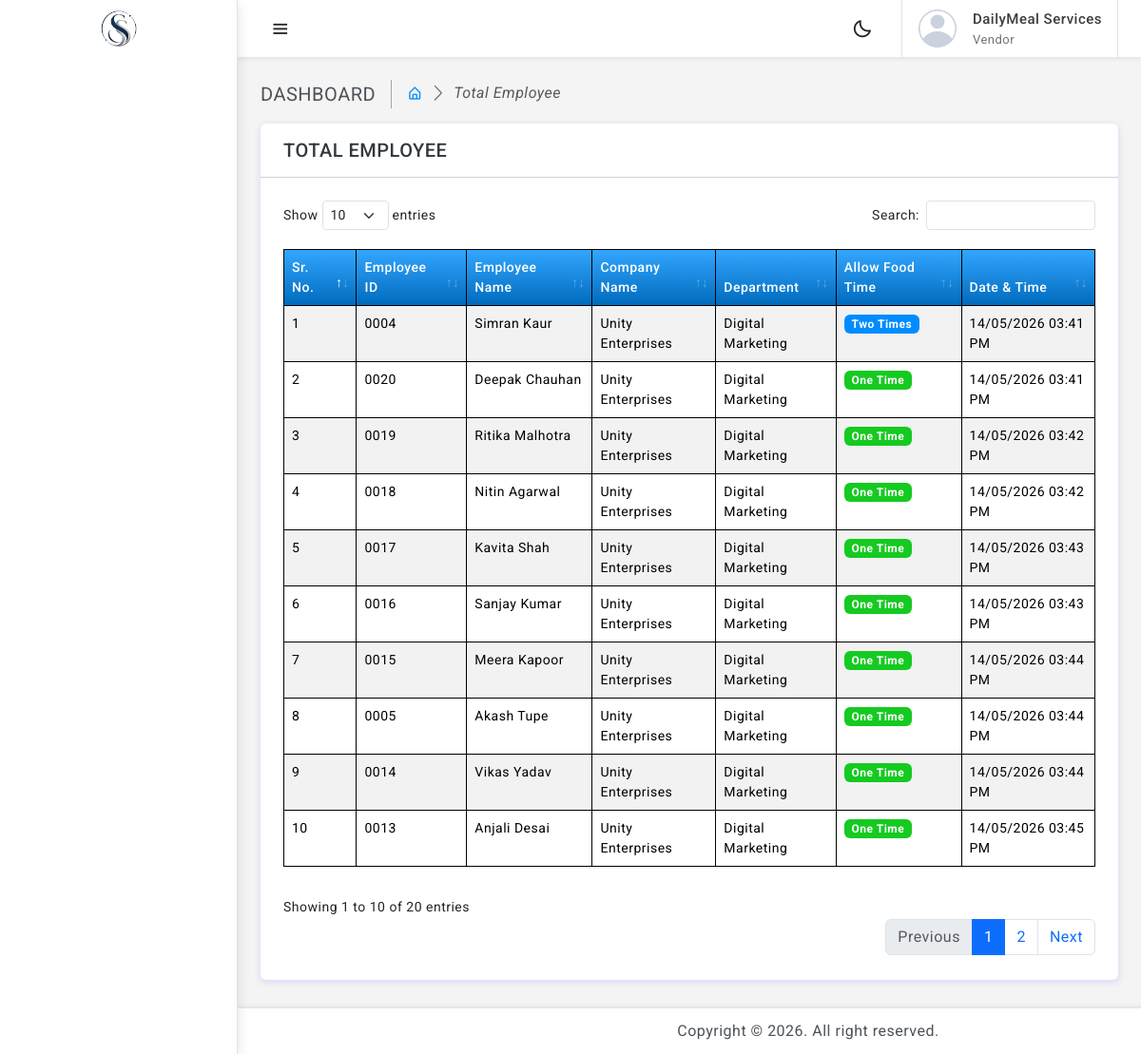
/card_emp.php (signed in), run on the app's committed database.
### tables this page shows
CREATE TABLE `employee` (
  `id` int(11) NOT NULL,
  `emp_id` varchar(20) NOT NULL,
  `emp_name` varchar(100) NOT NULL,
  `department_id` int(11) DEFAULT NULL,
  `emp_status` tinyint(4) DEFAULT 1,
  `two_times_food_allowed` tinyint(1) DEFAULT 1,
  `company_id` int(11) DEFAULT NULL,
  `created_by` int(11) DEFAULT NULL,
  `created_at` timestamp NOT NULL DEFAULT current_timestamp()
);

CREATE TABLE `company_master` (
  `id` int(11) NOT NULL,
  `company_name` varchar(100) NOT NULL,
  `status` tinyint(4) DEFAULT 1,
  `created_by` int(11) DEFAULT 1,
  `created_at` timestamp NOT NULL DEFAULT current_timestamp()
);

CREATE TABLE `department_master` (
  `id` int(11) NOT NULL,
  `department_name` varchar(100) NOT NULL,
  `status` tinyint(4) DEFAULT 1,
  `created_by` int(11) DEFAULT NULL,
  `created_at` timestamp NOT NULL DEFAULT current_timestamp()
);

### card_emp.php (the view, shortened to what this page needs)
<?php
include_once('api/config.php');
$employees = [];
      $sql = "
    SELECT e.id, e.emp_id, e.emp_name, e.two_times_food_allowed,
           e.company_id, e.department_id, e.emp_status,e.created_at,
           c.company_name, d.department_name
    FROM employee e
    LEFT JOIN company_master c ON e.company_id = c.id
    LEFT JOIN department_master d ON e.department_id = d.id
    WHERE e.emp_status = 1
    ORDER BY e.id ASC
";
$result = $conn->query($sql);
if ($result && $result->num_rows > 0) {
    while ($row = $result->fetch_assoc()) {
        $employees[] = $row;
    }
}
?>
<!doctype html>
<html lang="en" data-bs-theme="light">
<head>
	<link href="assets/plugins/simplebar/css/simplebar.css" rel="stylesheet">
	<link href="assets/plugins/perfect-scrollbar/css/perfect-scrollbar.css" rel="stylesheet">
	<link href="assets/plugins/metismenu/css/metisMenu.min.css" rel="stylesheet">
	<link href="assets/plugins/datatable/css/dataTables.bootstrap5.min.css" rel="stylesheet">
	<link href="assets/css/pace.min.css" rel="stylesheet">
	<link href="assets/css/bootstrap.min.css" rel="stylesheet">
	<link href="assets/css/bootstrap-extended.css" rel="stylesheet">
	 <link rel="stylesheet" href="https://cdn.jsdelivr.net/npm/alertifyjs@1.13.1/build/css/alertify.min.css">
	<link href="assets/sass/app.css" rel="stylesheet">
	<link href="assets/css/icons.css" rel="stylesheet">
	<link rel="stylesheet" href="assets/sass/dark-theme.css">
	<link rel="stylesheet" href="assets/sass/semi-dark.css">
	<link rel="stylesheet" href="assets/sass/bordered-theme.css">
</head>
<body>
	<div class="wrapper">
				<?php include("api/sidebar.php"); ?>
				<?php include("api/header.php"); ?>
		<div class="page-wrapper">
			<div class="page-content container-xxl">
				<div class="page-breadcrumb d-none d-sm-flex align-items-center mb-3">
					<div class="breadcrumb-title pe-3 text-uppercase">Dashboard</div>
					<div class="ps-3">
						<nav aria-label="breadcrumb">
							<ol class="breadcrumb mb-0 p-0">
								<li class="breadcrumb-item"><a href="javascript:;"><i class="bx bx-home-alt"></i></a>
								</li>
								<li class="breadcrumb-item active" aria-current="page"><em> Total Employee</em></li>
							</ol>
						</nav>
					</div>
				</div>
                <div class="row">
                    <div class="col-lg-12 mx-auto">
                        <div class="card">
                            <div class="card-header px-4 py-3">
                                <h5 class="mb-0 text-uppercase">Total Employee</h5>
                            </div>
                            <div class="card-body p-4">
		                        <div id="rsttbl">
                                    <table id="example2" class="table table-striped table-bordered">
                                        <thead>
                                            <tr>
                                                <th>Sr. No.</th>
                                                <th>Employee ID</th>
                                                <th>Employee Name</th>
                                                <th>Company Name</th>
                                                <th>Department</th>
                                                <th>Allow Food Time</th>
                                                <th>Date & Time</th>
                                            </tr>
                                        </thead>
                                        <tbody>
                                            <?php
                                            if(count($employees) > 0) {
                                                $i = 1;
                                                foreach($employees as $employee) {
                                                    $foodBadge = '';
                                                    if ($employee['two_times_food_allowed'] == 1) {
                                                        $foodBadge = '<span class="badge bg-success">One Time</span>';
                                                    } elseif ($employee['two_times_food_allowed'] == 2) {
                                                        $foodBadge = '<span class="badge bg-primary">Two Times</span>';
                                                    } else {
                                                        $foodBadge = '<span class="badge bg-secondary">N/A</span>';
                                                    }
                                                    echo "<tr>
                                                            <td>".$i++."</td>
                                                            <td>".htmlspecialchars($employee['emp_id'])."</td>
                                                            <td>".htmlspecialchars($employee['emp_name'])."</td>
                                                            <td>".htmlspecialchars($employee['company_name'])."</td>
                                                            <td>".htmlspecialchars($employee['department_name'])."</td>
                                                            <td>".$foodBadge."</td>
                                                            <td>".date('d/m/Y h:i A', strtotime($employee['created_at']))."</td>                                                        </tr>";
                                                }
                                            } else {
                                                echo "<tr>
                                                        <td colspan='5' class='text-center'>No Data Found</td>
                                                    </tr>";
                                            }
                                            ?>
                                        </tbody>
                                    </table>
                                </div>
			                </div>
				        </div>
			        </div>
				</div>
			</div>
		</div>
		<?php include("api/footer.php"); ?>
	</div>
</body>
</html>

### api/sidebar.php (shortened to what this page needs)
<div class="sidebar-wrapper" data-simplebar="true">
    <div class="sidebar-header">
        <div class="logo-container-king">
            <a href="index.php">
                <img src="../cafeteria/assets/images/ss_logo.png" class="logo-icon-king" alt="logo icon">
            </a>
        </div>
    </div>
    <div class="sidebar-menu">
        <ul class="metismenu" id="menu">
        </ul>
    </div>
</div>

### api/header.php (shortened to what this page needs)
<header>
	<div class="topbar">
		<nav class="navbar navbar-expand gap-2 align-items-center">
			<div class="mobile-toggle-menu d-flex"><i class='bx bx-menu'></i></div>
			<div class="top-menu ms-auto">
				<ul class="navbar-nav align-items-center gap-1">
					<li class="nav-item dark-mode d-none d-sm-flex">
						<a class="nav-link dark-mode-icon" href="javascript:;"><i class='bx bx-moon'></i>
						</a>
					</li>
				</ul>
			</div>
			<div class="user-box dropdown px-3">
				<a class="d-flex align-items-center nav-link dropdown-toggle gap-3 dropdown-toggle-nocaret" href="#" role="button" data-bs-toggle="dropdown" aria-expanded="false">
					<img src="assets/images/dark.png" class="user-img" alt="user avatar">
					<div class="user-info">
							<p class="user-name mb-0"><?php echo $_SESSION['name']; ?></p>
							<p class="designattion mb-0">
								<?php
								if(isset($_SESSION['role'])){
									echo ($_SESSION['role'] == 1)
										? "Admin"
										: (($_SESSION['role'] == 3) ? "SuperAdmin" : "Vendor");
								}
								?>
							</p>
					</div>
				</a>
			</div>
			</nav>
		</div>
	</header>

### api/footer.php (shortened to what this page needs)
<footer class="page-footer">
    <p class="mb-0">Copyright © 2026. All right reserved.</p>
</footer>

### assets/sass/app.css (style rules this page uses)
body { font-size: 14px; color: #4c5258; letter-spacing: 0.5px; background-color: #f4f4f4; overflow-x: hidden; font-family: Roboto, sans-serif; }
a { text-decoration: none; }
.wrapper { width: 100%; position: relative; }
.logo-icon-king { max-width: 50px; height: auto; }
.badge { font-size: 12px; }
table#example2.dataTable tbody tr.even td { border-top: 1px solid black; }
table#example2.dataTable tbody tr.odd td { background-color: white !important; border-top: 1px solid black; opacity: 1; }
#example2 thead th { background: linear-gradient(to bottom, #33a6ff, #006bbd) !important; color: white; font-weight: 500; }
#example2 { border: black; border-left: 1px solid black; border-bottom: 1px solid black; border-top: 1px solid black; }
table.dataTable { margin-top: 20px !important; margin-bottom: 20px !important; }
.container, .container-lg, .container-md, .container-sm, .container-xl, .container-xxl { max-width: 1550px; }
.sidebar-wrapper { width: 250px; height: 100%; position: fixed; top: 0; bottom: 0; left: 0; background-color: #fff; border-right: 1px solid var(--bs-border-color); z-index: 11; box-shadow: 0 0.3rem 0.8rem rgba(0, 0, 0, 0.12); transition: all 0.2s ease-out; }
.sidebar-wrapper .sidebar-header { width: 250px; height: 60px; display: flex; align-items: center; position: fixed; top: 0; bottom: 0; padding: 0 15px; z-index: 5; background-color: #fff; border-right: 1px solid var(--bs-border-color); justify-content: center; }
.sidebar-wrapper ul { padding: 0; margin: 0; list-style: none; background: 0 0; }
.sidebar-wrapper .metismenu { background: 0 0; display: flex; padding: 10px; margin-top: 60px; flex-direction: column; }
.topbar { position: fixed; top: 0; left: 250px; right: 0; height: 60px; background-color: #fff; z-index: 10; box-shadow: 0 0.125rem 0.25rem rgba(0, 0, 0, 0.075); }
.topbar .navbar { width: 100%; height: 60px; padding-left: 1.5rem; padding-right: 1.5rem; }
.topbar .navbar .navbar-nav .nav-item { display: flex; align-items: center; justify-content: center; width: auto; height: 60px; }
.topbar .navbar .navbar-nav .nav-link { color: #212529; font-size: 22px; border-radius: 50%; display: flex; align-items: center; justify-content: center; width: 42px; height: 42px; transition: 0.3s cubic-bezier(0.075, 0.82, 0.165, 1); }
.dropdown-toggle-nocaret:after { display: none; }
.user-img { width: 42px; height: 42px; border-radius: 50%; border: 0 solid #e5e5e5; padding: 0; }
.user-info .user-name { font-size: 15px; font-weight: 500; color: #413c3c; }
.user-info .designattion { font-size: 13px; color: #747474; }
.user-box { display: flex; align-items: center; height: 60px; border-left: 1px solid var(--bs-border-color); border-right: 1px solid var(--bs-border-color); }
.mobile-toggle-menu { color: #212529; font-size: 22px; border-radius: 50%; display: flex; align-items: center; justify-content: center; width: 42px; height: 42px; background-color: #ffffff; cursor: pointer; transition: 0.3s cubic-bezier(0.075, 0.82, 0.165, 1); }
.page-wrapper { height: 100%; margin-top: 60px; margin-left: 250px; padding-bottom: 30px; }
.page-wrapper .page-content { padding: 1.5rem; }
.page-footer { background-color: #fff; left: 250px; right: 0; bottom: 0; position: absolute; text-align: center; padding: 12px 0; font-size: 16px; z-index: 3; box-shadow: 0 -0.125rem 0.25rem rgba(0, 0, 0, 0.075); }
.breadcrumb-title { font-size: 20px; border-right: 1.5px solid #aaa4a4; }
.page-breadcrumb .breadcrumb li.breadcrumb-item { font-size: 16px; }
.page-breadcrumb .breadcrumb-item+.breadcrumb-item::before { display: inline-block; padding-right: 0.5rem; color: #6c757d; font-family: LineIcons; content: "\ea5c"; }

### card_emp.php (style rules this page uses)
.page-footer { position: fixed; bottom: 0; width: 100%; }

### data on the page
employee: emp "0004", emp_name "Simran Kaur", company.company_name "Unity Enterprises", department.department_name "Digital Marketing", two_times_food_allowed "Two Times", created_at "14/05/2026 03:41 PM"
employee: emp "0020", emp_name "Deepak Chauhan", company.company_name "Unity Enterprises", department.department_name "Digital Marketing", two_times_food_allowed "One Time", created_at "14/05/2026 03:41 PM"
employee: emp "0019", emp_name "Ritika Malhotra", company.company_name "Unity Enterprises", department.department_name "Digital Marketing", two_times_food_allowed "One Time", created_at "14/05/2026 03:42 PM"
employee: emp "0018", emp_name "Nitin Agarwal", company.company_name "Unity Enterprises", department.department_name "Digital Marketing", two_times_food_allowed "One Time", created_at "14/05/2026 03:42 PM"
employee: emp "0017", emp_name "Kavita Shah", company.company_name "Unity Enterprises", department.department_name "Digital Marketing", two_times_food_allowed "One Time", created_at "14/05/2026 03:43 PM"
employee: emp "0016", emp_name "Sanjay Kumar", company.company_name "Unity Enterprises", department.department_name "Digital Marketing", two_times_food_allowed "One Time", created_at "14/05/2026 03:43 PM"
employee: emp "0015", emp_name "Meera Kapoor", company.company_name "Unity Enterprises", department.department_name "Digital Marketing", two_times_food_allowed "One Time", created_at "14/05/2026 03:44 PM"
employee: emp "0005", emp_name "Akash Tupe", company.company_name "Unity Enterprises", department.department_name "Digital Marketing", two_times_food_allowed "One Time", created_at "14/05/2026 03:44 PM"
employee: emp "0014", emp_name "Vikas Yadav", company.company_name "Unity Enterprises", department.department_name "Digital Marketing", two_times_food_allowed "One Time", created_at "14/05/2026 03:44 PM"
employee: emp "0013", emp_name "Anjali Desai", company.company_name "Unity Enterprises", department.department_name "Digital Marketing", two_times_food_allowed "One Time", created_at "14/05/2026 03:45 PM"

### other printed values
$_SESSION['name'] "DailyMeal Services"
